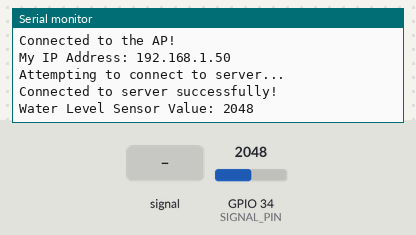
The sketch below on a simulated ESP32. Parts: the last lines printed to the serial monitor. The test bench sets the inputs (shaded band); at power-on: GPIO 34 (SIGNAL_PIN) = 2048. WiFi joins after 1.5 s; servers stay silent unless stated.

Above: at 2.7 s.
2.8 s: GPIO 34 (SIGNAL_PIN) fed a 200 Hz sine of ±327 counts around its level
At 4.8 s:
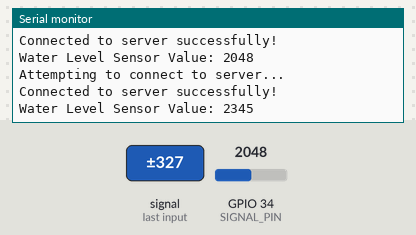
5.8 s: GPIO 34 (SIGNAL_PIN) set to 2866
At 6.08 s:
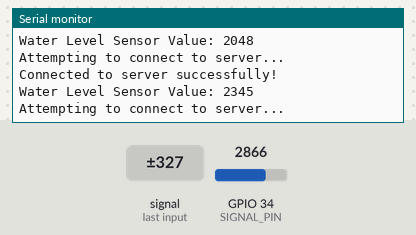
8.8 s: GPIO 34 (SIGNAL_PIN) fed a 1000 Hz sine of ±1023 counts around its level
At 11.0 s:
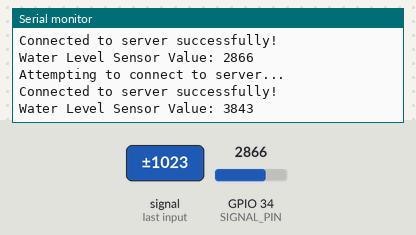
11.8 s: GPIO 34 (SIGNAL_PIN) set to 3603
At 13.1 s:
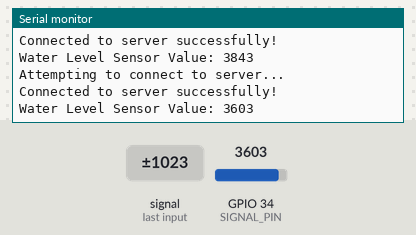
Timing chart, 0 to 14.8 s (numbered marks = the images above; inputs shaded):
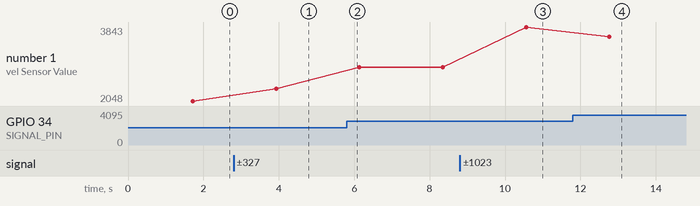

The sketch:

water_testing.ino
```cpp
#include <WiFi.h>

// --- Wi-Fi Settings ---
const char* ssid = "ESP32-AP";
const char* password = "12345678";
const char* serverIP = "192.168.4.1";
const int serverPort = 80;

// --- Water Sensor Pins ---
// Note: ESP32 pinouts differ from standard Arduinos.
// GPIO 5 is a standard digital pin, GPIO 34 is an analog-input pin.
#define POWER_PIN  5
#define SIGNAL_PIN 34

int waterLevel = 0; // variable to store the sensor value

// Create a WiFi client object
WiFiClient client;

void setup() {
  Serial.begin(115200); // Set to 115200 to match the host ESP32

  // Configure water sensor pins
  pinMode(POWER_PIN, OUTPUT);
  digitalWrite(POWER_PIN, LOW); // Turn the sensor OFF initially to prevent corrosion

  // Set ESP32 to Station mode (client mode)
  WiFi.mode(WIFI_STA);

  // Connect to the Access Point
  Serial.print("Connecting to AP: ");
  Serial.println(ssid);
  WiFi.begin(ssid, password);

  // Wait until successfully connected to the Wi-Fi network
  while (WiFi.status() != WL_CONNECTED) {
    delay(500);
    Serial.print(".");
  }

  Serial.println("\nConnected to the AP!");
  Serial.print("My IP Address: ");
  Serial.println(WiFi.localIP());
}

void loop() {
  // 1. Maintain connection to the server
  if (!client.connected()) {
    Serial.println("Attempting to connect to server...");

    if (client.connect(serverIP, serverPort)) {
      Serial.println("Connected to server successfully!");
    } else {
      Serial.println("Connection failed. Retrying in 2 seconds...");
      delay(2000);
      return;
    }
  }

  // 2. Read sensor and send data
  if (client.connected()) {

    // --- Read the Water Sensor ---
    digitalWrite(POWER_PIN, HIGH);       // turn the sensor ON
    delay(10);                           // wait 10 milliseconds to stabilize
    waterLevel = analogRead(SIGNAL_PIN); // read the analog value from sensor
    digitalWrite(POWER_PIN, LOW);        // turn the sensor OFF immediately

    // Print to local Serial Monitor
    Serial.print("Water Level Sensor Value: ");
    Serial.println(waterLevel);

    // Send the sensor value to the Host ESP32
    // println() automatically adds the '\n' character the server is looking for
    client.println(waterLevel);

    // Wait for 2 seconds before sending the next reading
    delay(2000);
  }
}
```

Measured:
- after the input at 2.8 s, the serial monitor: prints a new line after 1.1 s (image 1)
- after the input at 8.8 s, the serial monitor: prints a new line after 1.8 s (image 3)
- after the input at 11.8 s, the serial monitor: prints a new line after 0.97 s (image 4)
- plotted number 1: 2048 → 2345 after the input at 2.8 s, 2345 → 2866 after the input at 5.8 s, 2866 → 3843 after the input at 8.8 s, 3843 → 3603 after the input at 11.8 s
